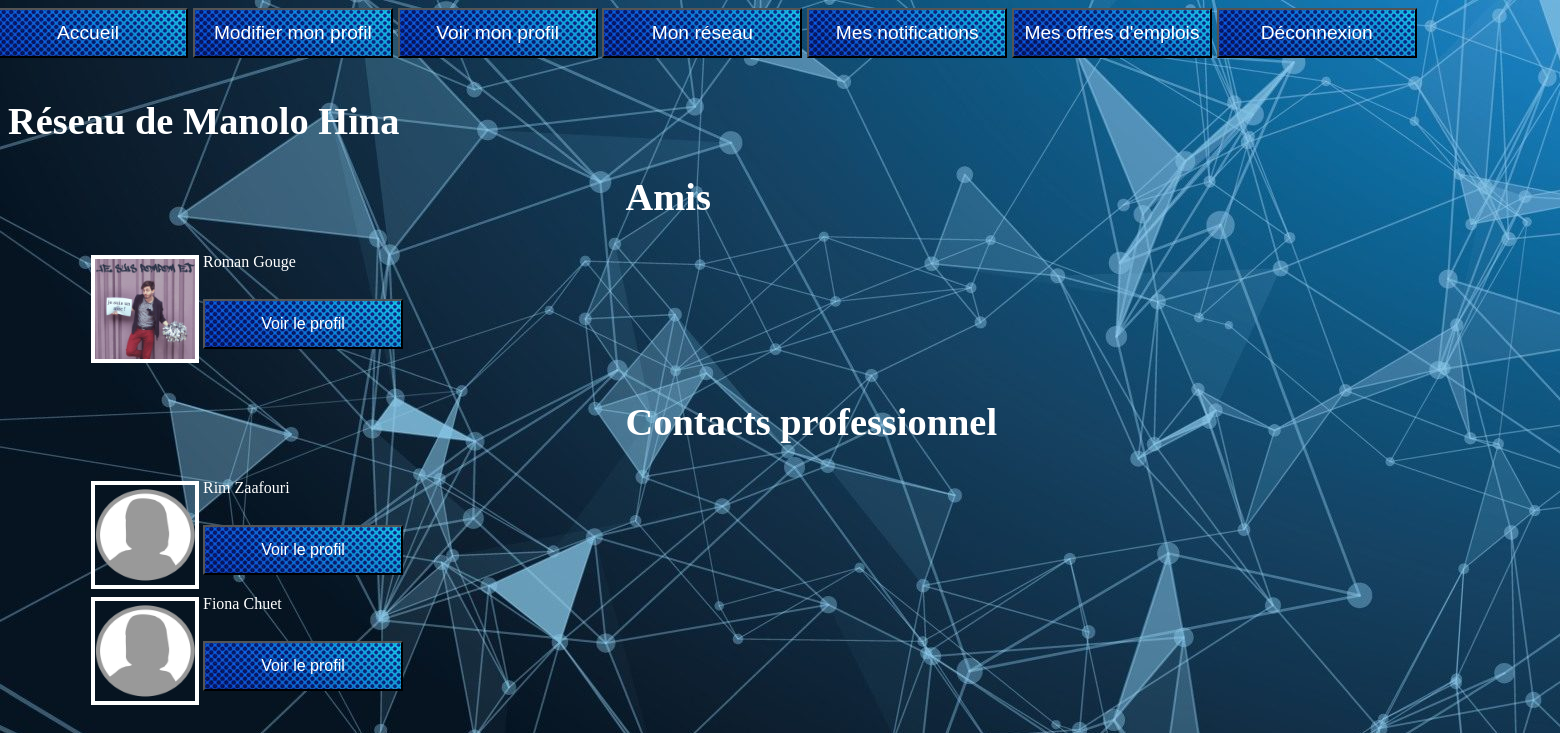
Page /reseau_contact.php (signed in) on the committed database.
### tables this page shows
CREATE TABLE IF NOT EXISTS `utilisateur` (
  `id_user` int(11) NOT NULL AUTO_INCREMENT COMMENT 'Clé primaire de l''étudiant',
  `pseudo` varchar(30) NOT NULL COMMENT 'Pseudonyme',
  `nom` varchar(30) NOT NULL COMMENT 'Nom de famille',
  `prenom` varchar(30) NOT NULL COMMENT 'Prénom',
  `mail` varchar(30) NOT NULL COMMENT 'E-mail',
  `mdp` varchar(30) NOT NULL COMMENT 'Mot de passe',
  `fonction` varchar(30) NOT NULL COMMENT 'Étudiant ou employé',
  `naissance` date DEFAULT NULL COMMENT 'Date de naissance',
  `genre` varchar(6) DEFAULT NULL COMMENT 'Femme ou homme',
  `droit` varchar(15) NOT NULL DEFAULT 'auteur' COMMENT 'Auteur ou administrateur',
  PRIMARY KEY (`id_user`),
  UNIQUE KEY `mail` (`mail`),
  UNIQUE KEY `pseudo` (`pseudo`),
  UNIQUE KEY `pseudo_2` (`pseudo`)
);

CREATE TABLE IF NOT EXISTS `media` (
  `id_media` int(11) NOT NULL AUTO_INCREMENT COMMENT 'Clé primaire du media',
  `id_user` int(11) NOT NULL COMMENT 'Clé secondaire de l''utilisateur auquel appartient le média',
  `type` varchar(6) NOT NULL COMMENT 'Video ou photo',
  `nom_fichier` text NOT NULL COMMENT 'Nom du fichier contenant le média',
  `titre` varchar(30) NOT NULL COMMENT 'Titre du média',
  `lieu` varchar(20) DEFAULT NULL COMMENT 'Lieu où a été pris le média',
  `date` date DEFAULT NULL COMMENT 'Date ou a été pris le média',
  PRIMARY KEY (`id_media`),
  KEY `id_user` (`id_user`)
);

### reseau_contact.php (the view, shortened to what this page needs)
<?php
    $pseudo = $_SESSION['pseudo'];
	$ami = array();
	$collegue = array();
	$nom_ami = array();
	$prenom_ami = array();
	$photo_ami = array();
	$nom_collegue = array();
	$prenom_collegue = array();
	$photo_collegue = array();
	$i = 0 ;
	$j = 0 ;
    $db_handle = new mysqli("localhost", "root", "") or die ("Connexion au serveur impossible!");
    $db_handle->query('SET NAMES utf8');
    $SQL7 = "SELECT * FROM utilisateur WHERE pseudo='$pseudo'";
    $result7 = $db_handle->query($SQL7);
    while ($db_field7 = $result7->fetch_assoc()) {
        $id_user = $db_field7["id_user"];
        $nom_user = $db_field7["nom"];
        $prenom_user = $db_field7["prenom"];
    }
    $SQL = "SELECT * FROM contact WHERE id_user = '$id_user'";
    $result = $db_handle->query($SQL);
	while ($db_field = $result->fetch_assoc())
	{
		if($db_field['type'] == "ami")
		{
			$ami[$i] = $db_field['id_user_contact'] ;
			$i ++ ;
		}
		else
		{
			$collegue[$j] = $db_field['id_user_contact'] ;
			$j++;
		}
	}
	for($i = 0 ; $i < sizeof($ami) ; $i++)
	{
		$SQL2 = "SELECT * FROM utilisateur WHERE id_user = '$ami[$i]' ";
		$result2 = $db_handle->query($SQL2);
		while ($db_field2 = $result2->fetch_assoc())
		{
			$nom_ami[$i] = $db_field2['nom'] ;
			$prenom_ami[$i] = $db_field2['prenom'] ;
			$SQL2img = "SELECT * FROM media WHERE id_user = '$ami[$i]' AND titre = 'Profil' ";
			$result2img = $db_handle->query($SQL2img);
			if($result2img->num_rows != 1)
			{
				if($db_field2['genre'] == "femme") { $photo_ami[$i] = "avatar_femme.png" ;}
					else { $photo_ami[$i] = "avatar_homme.png" ;}
			}
			else
			{
				while($db_field2img = $result2img->fetch_assoc())
				{
					$photo_ami[$i] = $db_field2img['nom_fichier'] ;
				}
			}
		}
	}
	for($i = 0 ; $i < sizeof($collegue) ; $i++)
	{
		$SQL3 = "SELECT * FROM utilisateur WHERE id_user = '$collegue[$i]' ";
		$result3 = $db_handle->query($SQL3);
		while ($db_field3 = $result3->fetch_assoc())
		{
			$nom_collegue[$i] = $db_field3['nom'] ;
			$prenom_collegue[$i] = $db_field3['prenom'] ;
			$SQL3img = "SELECT * FROM media WHERE id_user = '$collegue[$i]' AND titre = 'Profil' ";
			$result3img = $db_handle->query($SQL3img);
			if($result3img->num_rows != 1)
			{
				if($db_field3['genre'] == "femme") { $photo_collegue[$i] = "avatar_femme.png" ;}
					else { $photo_collegue[$i] = "avatar_homme.png" ;}
			}
			else
			{
				while($db_field3img = $result3img->fetch_assoc())
				{
					$photo_collegue[$i] = $db_field3img['nom_fichier'] ;
				}
			}
		}
	}
?>
<html>
	<head><link href="accueil.css" rel="stylesheet"/>
	</head>
	<body>
	<ul class="menu">
            <li> <a href="accueil.php"><button>Accueil</button></a></li>
               <li> <a href="gestion_profil.php"><button>Modifier mon profil</button></a></li>
                <li> <a href="profil.php"><button>Voir mon profil</button></a></li>
               <li> <a href="reseau.php"><button>Mon réseau</button></a></li>
               <li> <a href="notifications.php"><button>Mes notifications</button></a></li>
               <li> <a href="liste_emplois.php"><button>Mes offres d'emplois</button></a></li>
               <li> <a href="deconnexion.php"><button>Déconnexion</button></a></li>
            </ul>
		<h1>Réseau de <?php echo $prenom_user;?> <?php echo $nom_user;?></h1>
		<h2>Amis</h2>
		<table>
		<tbody>
			<?php
				for($i = 0 ; $i < sizeof($ami) ; $i ++)
				{
			?>
			<tr>
				<td>
				<div id="photo_ami">
                    <img src="image/<?php echo $photo_ami[$i]; ?>" alt = "<?php echo $photo_ami[$i]; ?>" height="100" width="100">
                </div>
				</td>
				<td>
				<?php
					echo "$prenom_ami[$i] ";
					echo " $nom_ami[$i]";
				?>
				<br><br>
				<form action="profil_reseau.php" method="post">
                        <input type="submit" value="Voir le profil" name="<?php echo $i;?>">
                </form>
			</tr>
			<?php
				}
			?>
		</tbody>
		</table>
		<h2>Contacts professionnel</h2>
		<table>
		<tbody>
			<?php
				for($k = 0 ; $k < sizeof($collegue) ; $k ++)
				{
			?>
			<tr>
				<td>
				<div id="photo_collegue">
                    <img src="image/<?php echo $photo_collegue[$k]; ?>" alt = "<?php echo $photo_collegue[$k]; ?>" height="100" width="100">
                </div>
				</td>
				<td>
				<?php
					echo "$prenom_collegue[$k] ";
					echo " $nom_collegue[$k]";
				?>
				<br><br>
				<form action="profil_reseau.php" method="post">
                   <?php
                        $m = $k + $i;
                    ?>
                        <input type="submit" value="Voir le profil" name="<?php echo $m;?>">
                </form>
				</td>
			</tr>
			<?php
				}
			?>
		</tbody>
		</table>
	</body>
</html>

### accueil.css (style rules this page uses)
html { background-image: url(fond.jpg); color:white; font-size:120%; }
.menu { position: relative; width:200%; background-image: url(ban.jpg); height:75px; margin-left:-60px; margin-top: -10px; margin-bottom: 20px; }
.menu>li { position: relative; list-style:none; display:inline-table; }
.menu>li>a>button { margin-top:10px; height:50px; width:200px; background-image:url(bouton.jpg); color:white; font-size:100%; }
img { border:solid 4px white; margin-left:80px; }
h2 { margin-left:40%; font-size: 200%; }
input[type="submit"] { margin-top:10px; height:50px; width:200px; background-image:url(bouton.jpg); color:white; font-size:100%; }

### rows in the picture
utilisateur: prenom "Manolo", nom "Hina"
media: nom_fichier (picture)

### other values in the picture
$prenom_ami[$i] "Roman"
$nom_ami[$i] "Gouge"
$prenom_collegue[$k] "Rim"
$nom_collegue[$k] "Zaafouri"
$prenom_collegue[$k] "Fiona"
$nom_collegue[$k] "Chuet"
